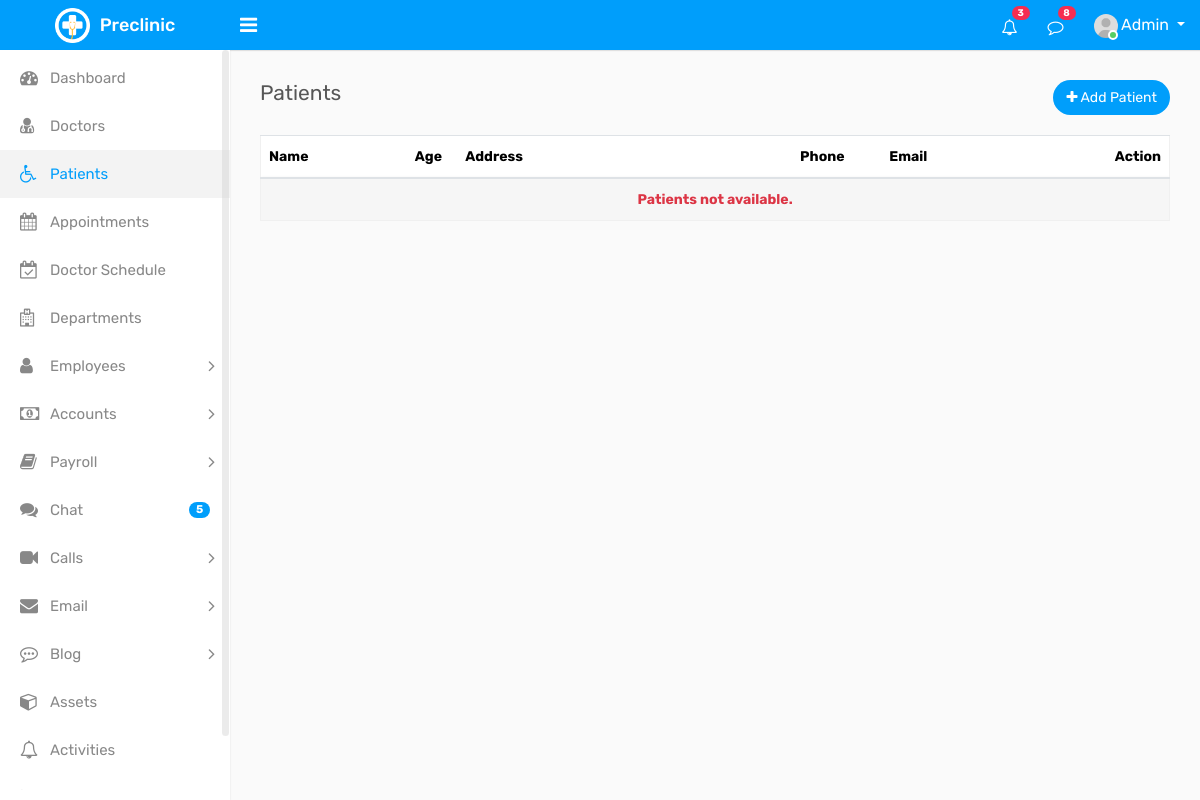
/patients, run on an earlier commit of the app's database.
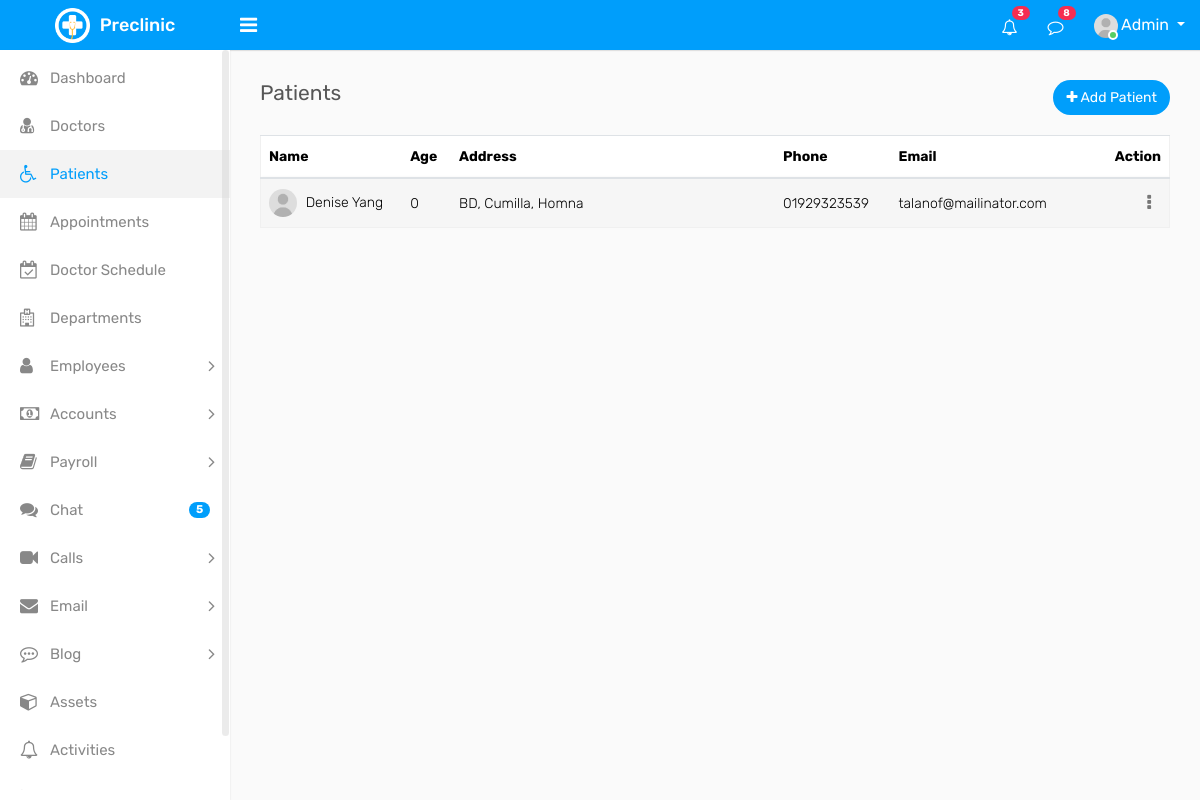
And on a later commit of the database.
### core/models.py (models this page shows, shortened)
class Patient(models.Model):
    user = models.ForeignKey(User, on_delete=models.CASCADE)
    dob = models.DateField(
        auto_now=False, auto_now_add=False, null=True, blank=True)
    gender = models.CharField(max_length=50, null=True, blank=True)
    address = models.CharField(max_length=250, null=True, blank=True)
    country = models.CharField(max_length=250, null=True, blank=True)
    city = models.CharField(max_length=250, null=True, blank=True)
    state = models.CharField(max_length=250, null=True, blank=True)
    postal_code = models.CharField(max_length=50, null=True, blank=True)
    phone = models.CharField(max_length=50, null=True, blank=True)
    avatar = models.ImageField(
        upload_to="PatientImage", default="default/user.jpg")
    status = models.CharField(max_length=50, null=True, blank=True)
    def age(self):
        today = date.today()
        age = today.year - self.dob.year
        if today.month < self.dob.month or (today.month == self.dob.month and today.day < self.dob.day):
            age -= 1
        return age

### core/views.py (the view)
# urls.py: path('patients', patient, name="patient-list"),
def patient(request):
    patients = Patient.objects.order_by("-id")
    return render(request, "core/patient.html", locals())

### core/templates/core/patient.html (shortened to what the changed rows need)
{% extends 'base/base.html' %}
{% load static %}
{% block body %}
<div class="content">
    <div class="row">
        <div class="col-md-12">
            <div class="table-responsive">
                <div id="DataTables_Table_0_wrapper" class="dataTables_wrapper dt-bootstrap4 no-footer">
                    <div class="row">
                        <div class="col-sm-12">
                            <table
                                class="table table-border table-striped custom-table datatable mb-0 dataTable no-footer"
                                id="DataTables_Table_0" role="grid" aria-describedby="DataTables_Table_0_info">
                                <thead>
                                    <tr role="row">
                                        <th class="sorting_asc" tabindex="0" aria-controls="DataTables_Table_0"
                                            rowspan="1" colspan="1" aria-sort="ascending"
                                            aria-label="Name: activate to sort column descending"
                                            style="width: 125.01px;">Name</th>
                                        <th class="sorting" tabindex="0" aria-controls="DataTables_Table_0" rowspan="1"
                                            colspan="1" aria-label="Age: activate to sort column ascending"
                                            style="width: 27.1146px;">Age</th>
                                        <th class="sorting" tabindex="0" aria-controls="DataTables_Table_0" rowspan="1"
                                            colspan="1" aria-label="Address: activate to sort column ascending"
                                            style="width: 285.958px;">Address</th>
                                        <th class="sorting" tabindex="0" aria-controls="DataTables_Table_0" rowspan="1"
                                            colspan="1" aria-label="Phone: activate to sort column ascending"
                                            style="width: 76.2292px;">Phone</th>
                                        <th class="sorting" tabindex="0" aria-controls="DataTables_Table_0" rowspan="1"
                                            colspan="1" aria-label="Email: activate to sort column ascending"
                                            style="width: 183.417px;">Email</th>
                                        <th class="text-right sorting" tabindex="0" aria-controls="DataTables_Table_0"
                                            rowspan="1" colspan="1"
                                            aria-label="Action: activate to sort column ascending"
                                            style="width: 46.2708px;">Action</th>
                                    </tr>
                                </thead>
                                <tbody>
                                    {% if patients %}
                                    {% for patient in patients %}
                                    <tr role="row" class="odd">
                                        <td class=""><img width="28" height="28" src="{{patient.avatar.url}}"
                                                class="rounded-circle m-r-5" alt=""> {{patient.user.first_name}}
                                            {{patient.user.last_name}}</td>
                                        <td>{{patient.age}}</td>
                                        <td>{{patient.country}}, {{patient.city}}, {{patient.state}}</td>
                                        <td>{{patient.phone}}</td>
                                        <td>{{patient.user.email}}</td>
                                        <td class="text-right">
                                            <div class="dropdown dropdown-action">
                                                <a href="#" class="action-icon dropdown-toggle" data-toggle="dropdown"
                                                    aria-expanded="false"><i class="fa fa-ellipsis-v"></i></a>
                                            </div>
                                        </td>
                                    </tr>
                                    {% endfor %}
                                    {% else %}
                                    <tr>
                                        <td colspan="6" class="text-center text-danger w-100 font-weight-bold">Patients not available.</td>
                                    </tr>
                                    {% endif %}
                                </tbody>
                            </table>
                        </div>
                    </div>
                </div>
            </div>
        </div>
    </div>
</div>
{% endblock body %}

What changed in the data, as far as the page shows it:
added Patient: avatar (placeholder picture), user.first_name "Denise", user.last_name "Yang", age "0", country "BD", city "Cumilla", state "Homna", phone "01929323539", user.email "talanof@mailinator.com"
Also different on the page:
text no longer shown: "Patients not available."
